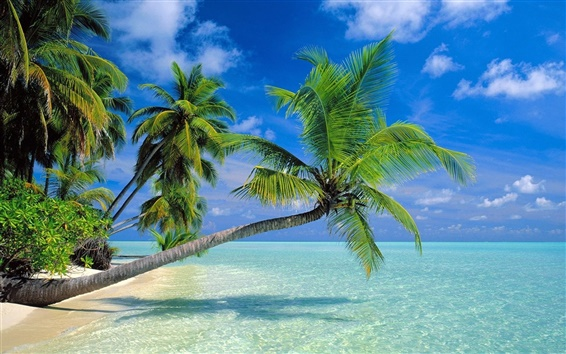
#> input picture Учебные проекты/Работа с изображениями/images/original.jpg, 566 x 354 px, found by its file name
$ python work_with_images.py   (older library calls are emulated)
#> lines starting #> are read from the running program, lines starting #| are printed output that depends on the picture
import random
from PIL import Image, ImageDraw

mode = int(input('mode:')) #Считываем номер преобразования.
#> the answer given: 1

if (mode == 0):
	# Оттенок серого
	# Для получения этого преобразования необходимо «усреднить» каждый пиксел.
	image = Image.open("Учебные проекты/Работа с изображениями/images/original.jpg") #Открываем изображение.
	draw = ImageDraw.Draw(image) #Создаем инструмент для рисования.
	width = image.size[0] #Определяем ширину.
	height = image.size[1] #Определяем высоту.
	pix = image.load() #Выгружаем значения пикселей.
	for i in range(width):
		for j in range(height):
			a = pix[i, j][0]
			b = pix[i, j][1]
			c = pix[i, j][2]
			S = (a + b + c) // 3
			draw.point((i, j), (S, S, S))

	image.save("Учебные проекты/Работа с изображениями/images/grey.jpg", "JPEG")
	image.close()
	del draw

elif (mode == 1):
	# Сепия
	# Чтобы получить сепию, нужно посчитать среднее значение и взять какой — нибудь коэффициент.
	# middle = (R + G + B) / 3
	# Первое значение пиксела ( R ) = middle + 2 * k
	# Второе значение пиксела ( G ) = middle + k
	# Третье значение пиксела ( B ) = middle
	image = Image.open("Учебные проекты/Работа с изображениями/images/original.jpg") #Открываем изображение.
#> image is the input picture: PIL image 566x354 RGB; mean R, G, B 90.9, 137.2, 151.7
	draw = ImageDraw.Draw(image) #Создаем инструмент для рисования.
	width = image.size[0] #Определяем ширину.
#> width = 566
	height = image.size[1] #Определяем высоту.
#> height = 354
	pix = image.load() #Выгружаем значения пикселей.
	depth = int(input('depth:')) #Например равное 30
#> the answer given: 3
	for i in range(width):
		for j in range(height):
			a = pix[i, j][0]
			b = pix[i, j][1]
			c = pix[i, j][2]
			S = (a + b + c) // 3
			a = S + depth * 2
			b = S + depth
			c = S
			if (a > 255):
				a = 255
			if (b > 255):
				b = 255
			if (c > 255):
				c = 255
			draw.point((i, j), (a, b, c))

	image.save("Учебные проекты/Работа с изображениями/images/sepia.jpg", "JPEG")
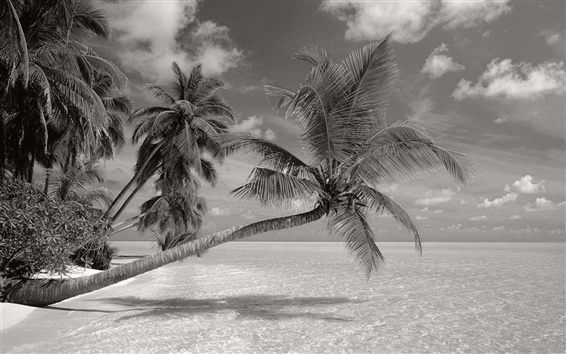
#> saved as sepia.jpg: PIL image 566x354 RGB; mean R, G, B 132.3, 129.3, 126.3
	del draw

elif (mode == 2):
	# Негатив
	# Для получения негатива достаточно каждое значение пиксела вычесть из 255.
	image = Image.open("Учебные проекты/Работа с изображениями/images/original.jpg") #Открываем изображение.
	draw = ImageDraw.Draw(image) #Создаем инструмент для рисования.
	width = image.size[0] #Определяем ширину.
	height = image.size[1] #Определяем высоту.
	pix = image.load() #Выгружаем значения пикселей.
	for i in range(width):
		for j in range(height):
			a = pix[i, j][0]
			b = pix[i, j][1]
			c = pix[i, j][2]
			draw.point((i, j), (255 - a, 255 - b, 255 - c))

	image.save("Учебные проекты/Работа с изображениями/images/negative.jpg", "JPEG")
	del draw

elif (mode == 3):
	# Добавление шумов
	# Для получения шумов, будем всегда добавлять к пикселу какое — нибудь рандомное значение.
	# Чем больше разброс этих значений, тем больше шумов.
	image = Image.open("Учебные проекты/Работа с изображениями/images/original.jpg") #Открываем изображение.
	draw = ImageDraw.Draw(image) #Создаем инструмент для рисования.
	width = image.size[0] #Определяем ширину.
	height = image.size[1] #Определяем высоту.
	pix = image.load() #Выгружаем значения пикселей.
	factor = int(input('factor:'))
	for i in range(width):
		for j in range(height):
			rand = random.randint(-factor, factor)
			a = pix[i, j][0] + rand
			b = pix[i, j][1] + rand
			c = pix[i, j][2] + rand
			if (a < 0):
				a = 0
			if (b < 0):
				b = 0
			if (c < 0):
				c = 0
			if (a > 255):
				a = 255
			if (b > 255):
				b = 255
			if (c > 255):
				c = 255
			draw.point((i, j), (a, b, c))

	image.save("Учебные проекты/Работа с изображениями/images/noise.jpg", "JPEG")
	del draw

elif (mode == 4):
	# Яркость
	# Для регулирования яркости к каждому пикселу мы будем добавлять определенное значение.
	# Если оно > 0, то картинка становится ярче, иначе темнее.
	image = Image.open("Учебные проекты/Работа с изображениями/images/original.jpg") #Открываем изображение.
	draw = ImageDraw.Draw(image) #Создаем инструмент для рисования.
	width = image.size[0] #Определяем ширину.
	height = image.size[1] #Определяем высоту.
	pix = image.load() #Выгружаем значения пикселей.
	factor = int(input('factor:'))
	for i in range(width):
		for j in range(height):
			a = pix[i, j][0] + factor
			b = pix[i, j][1] + factor
			c = pix[i, j][2] + factor
			if (a < 0):
				a = 0
			if (b < 0):
				b = 0
			if (c < 0):
				c = 0
			if (a > 255):
				a = 255
			if (b > 255):
				b = 255
			if (c > 255):
				c = 255
			draw.point((i, j), (a, b, c))

	image.save("Учебные проекты/Работа с изображениями/images/brightness.jpg", "JPEG")
	del draw

elif (mode == 5):
	# Черно-белое
	# Все пикселы надо разбить на 2 группы: черные и белые.
	# Для проверки принадлежности к определенной группе мы будем смотреть
	# к чему ближе значение пиксела: к белому цвету или к чёрному.
	image = Image.open("Учебные проекты/Работа с изображениями/images/original.jpg") #Открываем изображение.
	draw = ImageDraw.Draw(image) #Создаем инструмент для рисования.
	width = image.size[0] #Определяем ширину.
	height = image.size[1] #Определяем высоту.
	pix = image.load() #Выгружаем значения пикселей.
	factor = int(input('factor:'))
	for i in range(width):
		for j in range(height):
			a = pix[i, j][0]
			b = pix[i, j][1]
			c = pix[i, j][2]
			S = a + b + c
			if (S > (((255 + factor) // 2) * 3)):
				a, b, c = 255, 255, 255
			else:
				a, b, c = 0, 0, 0
			draw.point((i, j), (a, b, c))

	image.save("Учебные проекты/Работа с изображениями/images/black&white.jpg", "JPEG")
	del draw

elif (mode == 6):
	# Сжатие изображений
	image = Image.open("Учебные проекты/Работа с изображениями/images/original.jpg") #Открываем изображение.
	draw = ImageDraw.Draw(image) #Создаем инструмент для рисования.
	width = image.size[0] #Определяем ширину.
	height = image.size[1] #Определяем высоту.
	factor = int(input('factor:'))
	size = factor, int(float(height) * float(factor / float(width)))
	pix = image.load() #Выгружаем значения пикселей.
	image.thumbnail(size, Image.ANTIALIAS)
	image.save("Учебные проекты/Работа с изображениями/images/resize.jpg", "JPEG")
	del draw
